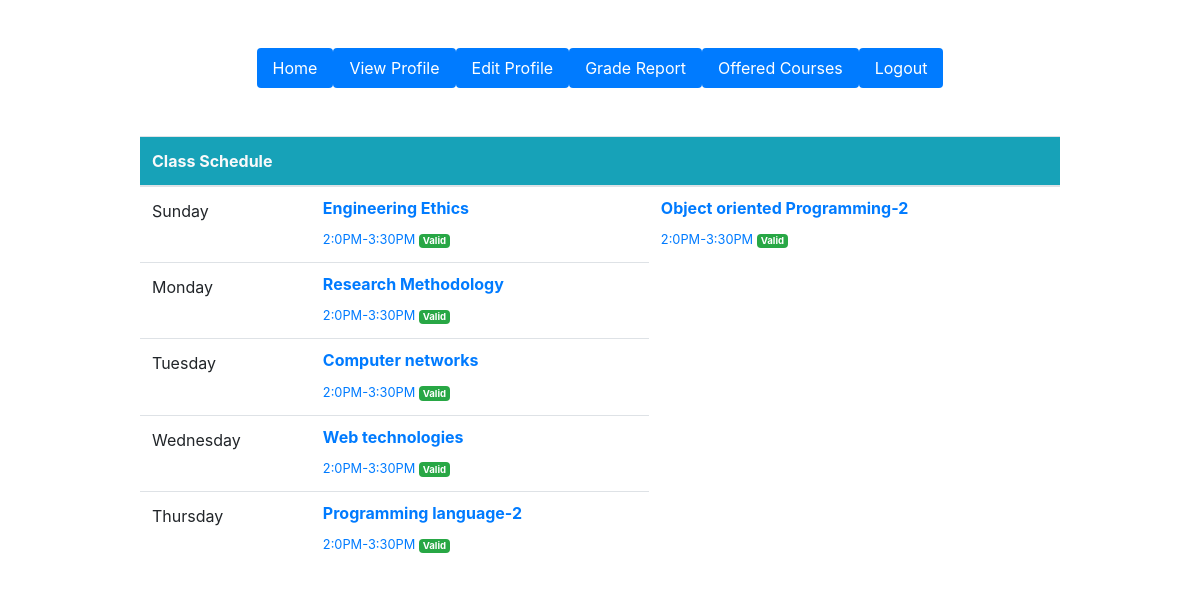
Page /students/home.php (signed in) on the committed database.
### tables this page shows
CREATE TABLE `enrolledcourse` (
  `id` int(10) NOT NULL,
  `sId` int(10) NOT NULL,
  `cName` varchar(30) NOT NULL,
  `midQuiz1` int(5) DEFAULT NULL,
  `midQuiz2` int(5) DEFAULT NULL,
  `finalQuiz1` int(5) DEFAULT NULL,
  `finalQuiz2` int(5) DEFAULT NULL,
  `midAttendence` int(5) DEFAULT NULL,
  `midPerformance` int(5) DEFAULT NULL,
  `finalAttendence` int(5) DEFAULT NULL,
  `day` varchar(20) NOT NULL,
  `finalPerformance` int(5) DEFAULT NULL,
  `midExam` int(5) DEFAULT NULL,
  `finalExam` int(5) DEFAULT NULL,
  `time` varchar(20) NOT NULL
);

### students/home.php (the view, shortened to what this page needs)
<?php
require '../model/dataaccess.php';
$rows = [];
$courseErr = "";
?>
<!DOCTYPE html>
<html lang="en">
<head>
    <link rel="stylesheet" href="https://cdnjs.cloudflare.com/ajax/libs/font-awesome/5.15.3/css/all.min.css">
    <link rel="stylesheet" href="../css/bootstrap.min.css">
    <?php
			if($connection->connect_error){
				die("connection failed:" . $connection->connect_error);
			}
			else{
						$email = $_SESSION["email"];
						$sql = "SELECT * FROM enrolledcourse WHERE sId = (SELECT id FROM users WHERE email = '$email')";
						$result = $connection->query($sql);
						if($result->num_rows > 0)
						{
								while($row = $result->fetch_assoc())
								{
										$rows[] = $row;
								}
						}
						else{
							$courseErr = "No course registered yet!!";
						}
			}
		?>
</head>
<body>
		<div class="container">
			<ul class="nav nav-pills justify-content-center mt-5  ">
				<li class="nav-items">
					<a class="nav-link active " href="http://localhost/My Project/Project/students/home.php">Home</a>
				</li>
				<li class="nav-items">
					<a class="nav-link active " href="http://localhost/My Project/Project/students/viewProfile.php">View Profile</a>
				</li>
				<li class="nav-items">
					<a class="nav-link active" href="http://localhost/My Project/Project/students/editProfile.php">Edit Profile</a>
				</li>
				<li class="nav-items">
					<a class="nav-link active" href="http://localhost/My Project/Project/students/gradeReport.php">Grade Report</a>
				</li>
				<li class="nav-items">
					<a class="nav-link active" href="http://localhost/My Project/Project/students/offeredCourses.php">Offered Courses</a>
				</li>
				<li class="nav-items">
					<a class="nav-link active" href="http://localhost/My Project/Project/logout.php">Logout</a>
				</li>
			</ul>
			<div class="row justify-content-center  mt-5">
				<div class="col-md-10">
					<table class="table">
						<thead>
							<tr class="bg-info">
								<th colspan="4" class="display-8 text-light">Class Schedule</th>
							</tr>
						</thead>
						<tbody>
							<?php if(!empty($rows)){ ?>
								<tr>
									<td>Sunday</td>
									<?php foreach($rows as $course){
										if($course["day"] == "sunday"){ ?>
											<td> <a href="http://localhost/My Project/Project/students/classDetails.php?eid=<?php echo $course["id"]; ?>"><div class="d-inline-block">
													<p class="display-6 h6 font-weight-bold"><?php echo $course["cName"]; ?> </p>
													<small><?php echo $course["time"]." "; ?><span class="badge badge-success">Valid</span></small>
												  </div></a>
											</td>
										<?php }
									} ?>
								</tr>
								<tr>
									<td>Monday</td>
									<?php foreach($rows as $course){
										if($course["day"] == "monday"){ ?>
											<td> <a href="http://localhost/My Project/Project/students/classDetails.php?eid=<?php echo $course["id"]; ?>"><div class="d-inline-block">
													<p class="display-6 h6 font-weight-bold"><?php echo $course["cName"]; ?> </p>
													<small><?php echo $course["time"]." "; ?><span class="badge badge-success">Valid</span></small>
												  </div></a>
											</td>
										<?php }
									} ?>
								</tr>
								<tr>
									<td>Tuesday</td>
									<?php foreach($rows as $course){
										if($course["day"] == "tuesday"){ ?>
											<td> <a href="http://localhost/My Project/Project/students/classDetails.php?eid=<?php echo $course["id"]; ?>"><div class="d-inline-block">
													<p class="display-6 h6 font-weight-bold"><?php echo $course["cName"]; ?> </p>
													<small><?php echo $course["time"]." "; ?><span class="badge badge-success">Valid</span></small>
												  </div></a>
											</td>
										<?php }
									} ?>
								</tr>
								<tr>
									<td>Wednesday</td>
									<?php foreach($rows as $course){
										if($course["day"] == "wednesday"){ ?>
											<td> <a href="http://localhost/My Project/Project/students/classDetails.php?eid=<?php echo $course["id"]; ?>"><div class="d-inline-block">
													<p class="display-6 h6 font-weight-bold"><?php echo $course["cName"]; ?> </p>
													<small><?php echo $course["time"]." "; ?><span class="badge badge-success">Valid</span></small>
												  </div></a>
											</td>
										<?php }
									} ?>
								</tr>
								<tr>
									<td>Thursday</td>
									<?php foreach($rows as $course){
										if($course["day"] == "thursday"){ ?>
											<td> <a href="http://localhost/My Project/Project/students/classDetails.php?eid=<?php echo $course["id"]; ?>"><div class="d-inline-block">
													<p class="display-6 h6 font-weight-bold"><?php echo $course["cName"]; ?> </p>
													<small><?php echo $course["time"]." "; ?><span class="badge badge-success">Valid</span></small>
												  </div></a>
											</td>
										<?php }
									} ?>
								</tr>
							<?php }
							else{ echo $courseErr; } ?>
						</tbody>
					</table>
				</div>
			</div>
		</div>
</body>
</html>

### rows in the picture
enrolledcourse: cName "Engineering Ethics", time "2:0PM-3:30PM"
enrolledcourse: cName "Object oriented Programming-2", time "2:0PM-3:30PM"
enrolledcourse: cName "Research Methodology", time "2:0PM-3:30PM"
enrolledcourse: cName "Computer networks", time "2:0PM-3:30PM"
enrolledcourse: cName "Web technologies", time "2:0PM-3:30PM"
enrolledcourse: cName "Programming language-2", time "2:0PM-3:30PM"
